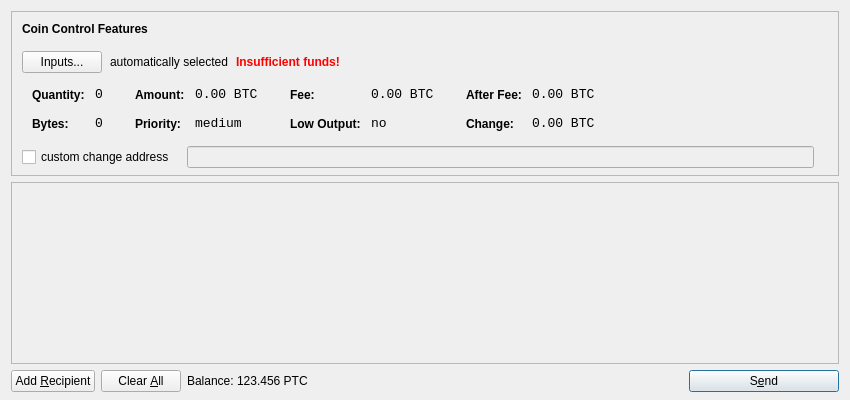
<?xml version="1.0" encoding="UTF-8"?>
<ui version="4.0">
 <class>SendCoinsDialog</class>
 <widget class="QDialog" name="SendCoinsDialog">
  <property name="geometry">
   <rect>
    <x>0</x>
    <y>0</y>
    <width>850</width>
    <height>400</height>
   </rect>
  </property>
  <property name="windowTitle">
   <string>Send Coins</string>
  </property>
  <layout class="QVBoxLayout" name="verticalLayout" stretch="0,1,0">
   <property name="bottomMargin">
    <number>8</number>
   </property>
   <item>
    <widget class="QFrame" name="frameCoinControl">
     <property name="sizePolicy">
      <sizepolicy hsizetype="Expanding" vsizetype="Expanding">
       <horstretch>0</horstretch>
       <verstretch>0</verstretch>
      </sizepolicy>
     </property>
     <property name="maximumSize">
      <size>
       <width>16777215</width>
       <height>16777215</height>
      </size>
     </property>
     <property name="frameShape">
      <enum>QFrame::StyledPanel</enum>
     </property>
     <property name="frameShadow">
      <enum>QFrame::Sunken</enum>
     </property>
     <layout class="QVBoxLayout" name="verticalLayoutCoinControl2">
      <property name="spacing">
       <number>-1</number>
      </property>
      <property name="leftMargin">
       <number>0</number>
      </property>
      <property name="topMargin">
       <number>0</number>
      </property>
      <property name="rightMargin">
       <number>0</number>
      </property>
      <property name="bottomMargin">
       <number>6</number>
      </property>
      <item>
       <layout class="QVBoxLayout" name="verticalLayoutCoinControl" stretch="0,0,0,0,1">
        <property name="spacing">
         <number>0</number>
        </property>
        <property name="leftMargin">
         <number>10</number>
        </property>
        <property name="topMargin">
         <number>10</number>
        </property>
        <item>
         <layout class="QHBoxLayout" name="horizontalLayoutCoinControl1">
          <property name="bottomMargin">
           <number>15</number>
          </property>
          <item>
           <widget class="QLabel" name="labelCoinControlFeatures">
            <property name="sizePolicy">
             <sizepolicy hsizetype="Preferred" vsizetype="Maximum">
              <horstretch>0</horstretch>
              <verstretch>0</verstretch>
             </sizepolicy>
            </property>
            <property name="font">
             <font>
              <weight>75</weight>
              <bold>true</bold>
             </font>
            </property>
            <property name="styleSheet">
             <string notr="true">font-weight:bold;</string>
            </property>
            <property name="text">
             <string>Coin Control Features</string>
            </property>
           </widget>
          </item>
         </layout>
        </item>
        <item>
         <layout class="QHBoxLayout" name="horizontalLayoutCoinControl2" stretch="0,0,0,0">
          <property name="spacing">
           <number>8</number>
          </property>
          <property name="bottomMargin">
           <number>10</number>
          </property>
          <item>
           <widget class="QPushButton" name="pushButtonCoinControl">
            <property name="styleSheet">
             <string notr="true"/>
            </property>
            <property name="text">
             <string>Inputs...</string>
            </property>
           </widget>
          </item>
          <item>
           <widget class="QLabel" name="labelCoinControlAutomaticallySelected">
            <property name="text">
             <string>automatically selected</string>
            </property>
            <property name="margin">
             <number>5</number>
            </property>
           </widget>
          </item>
          <item>
           <widget class="QLabel" name="labelCoinControlInsuffFunds">
            <property name="font">
             <font>
              <weight>75</weight>
              <bold>true</bold>
             </font>
            </property>
            <property name="styleSheet">
             <string notr="true">color:red;font-weight:bold;</string>
            </property>
            <property name="text">
             <string>Insufficient funds!</string>
            </property>
            <property name="margin">
             <number>5</number>
            </property>
           </widget>
          </item>
          <item>
           <spacer name="horizontalSpacerCoinControl">
            <property name="orientation">
             <enum>Qt::Horizontal</enum>
            </property>
            <property name="sizeHint" stdset="0">
             <size>
              <width>40</width>
              <height>1</height>
             </size>
            </property>
           </spacer>
          </item>
         </layout>
        </item>
        <item>
         <widget class="QWidget" name="widgetCoinControl" native="true">
          <property name="sizePolicy">
           <sizepolicy hsizetype="Preferred" vsizetype="Preferred">
            <horstretch>0</horstretch>
            <verstretch>0</verstretch>
           </sizepolicy>
          </property>
          <property name="minimumSize">
           <size>
            <width>0</width>
            <height>0</height>
           </size>
          </property>
          <property name="styleSheet">
           <string notr="true"/>
          </property>
          <layout class="QHBoxLayout" name="horizontalLayoutCoinControl5">
           <property name="margin">
            <number>0</number>
           </property>
           <item>
            <layout class="QHBoxLayout" name="horizontalLayoutCoinControl3" stretch="0,0,0,1">
             <property name="spacing">
              <number>20</number>
             </property>
             <property name="topMargin">
              <number>0</number>
             </property>
             <property name="bottomMargin">
              <number>10</number>
             </property>
             <item>
              <layout class="QFormLayout" name="formLayoutCoinControl1">
               <property name="horizontalSpacing">
                <number>10</number>
               </property>
               <property name="verticalSpacing">
                <number>14</number>
               </property>
               <property name="leftMargin">
                <number>10</number>
               </property>
               <property name="topMargin">
                <number>4</number>
               </property>
               <property name="rightMargin">
                <number>6</number>
               </property>
               <item row="0" column="0">
                <widget class="QLabel" name="labelCoinControlQuantityText">
                 <property name="styleSheet">
                  <string notr="true">font-weight:bold;</string>
                 </property>
                 <property name="text">
                  <string>Quantity:</string>
                 </property>
                 <property name="margin">
                  <number>0</number>
                 </property>
                </widget>
               </item>
               <item row="0" column="1">
                <widget class="QLabel" name="labelCoinControlQuantity">
                 <property name="font">
                  <font>
                   <family>Monospace</family>
                   <pointsize>10</pointsize>
                  </font>
                 </property>
                 <property name="cursor">
                  <cursorShape>IBeamCursor</cursorShape>
                 </property>
                 <property name="contextMenuPolicy">
                  <enum>Qt::ActionsContextMenu</enum>
                 </property>
                 <property name="text">
                  <string notr="true">0</string>
                 </property>
                 <property name="margin">
                  <number>0</number>
                 </property>
                 <property name="textInteractionFlags">
                  <set>Qt::LinksAccessibleByMouse|Qt::TextSelectableByKeyboard|Qt::TextSelectableByMouse</set>
                 </property>
                </widget>
               </item>
               <item row="1" column="0">
                <widget class="QLabel" name="labelCoinControlBytesText">
                 <property name="styleSheet">
                  <string notr="true">font-weight:bold;</string>
                 </property>
                 <property name="text">
                  <string>Bytes:</string>
                 </property>
                </widget>
               </item>
               <item row="1" column="1">
                <widget class="QLabel" name="labelCoinControlBytes">
                 <property name="font">
                  <font>
                   <family>Monospace</family>
                   <pointsize>10</pointsize>
                  </font>
                 </property>
                 <property name="cursor">
                  <cursorShape>IBeamCursor</cursorShape>
                 </property>
                 <property name="contextMenuPolicy">
                  <enum>Qt::ActionsContextMenu</enum>
                 </property>
                 <property name="text">
                  <string notr="true">0</string>
                 </property>
                 <property name="textInteractionFlags">
                  <set>Qt::LinksAccessibleByMouse|Qt::TextSelectableByKeyboard|Qt::TextSelectableByMouse</set>
                 </property>
                </widget>
               </item>
              </layout>
             </item>
             <item>
              <layout class="QFormLayout" name="formLayoutCoinControl2">
               <property name="horizontalSpacing">
                <number>10</number>
               </property>
               <property name="verticalSpacing">
                <number>14</number>
               </property>
               <property name="leftMargin">
                <number>6</number>
               </property>
               <property name="topMargin">
                <number>4</number>
               </property>
               <property name="rightMargin">
                <number>6</number>
               </property>
               <item row="0" column="0">
                <widget class="QLabel" name="labelCoinControlAmountText">
                 <property name="styleSheet">
                  <string notr="true">font-weight:bold;</string>
                 </property>
                 <property name="text">
                  <string>Amount:</string>
                 </property>
                 <property name="margin">
                  <number>0</number>
                 </property>
                </widget>
               </item>
               <item row="0" column="1">
                <widget class="QLabel" name="labelCoinControlAmount">
                 <property name="font">
                  <font>
                   <family>Monospace</family>
                   <pointsize>10</pointsize>
                  </font>
                 </property>
                 <property name="cursor">
                  <cursorShape>IBeamCursor</cursorShape>
                 </property>
                 <property name="contextMenuPolicy">
                  <enum>Qt::ActionsContextMenu</enum>
                 </property>
                 <property name="text">
                  <string notr="true">0.00 BTC</string>
                 </property>
                 <property name="textInteractionFlags">
                  <set>Qt::LinksAccessibleByMouse|Qt::TextSelectableByKeyboard|Qt::TextSelectableByMouse</set>
                 </property>
                </widget>
               </item>
               <item row="1" column="0">
                <widget class="QLabel" name="labelCoinControlPriorityText">
                 <property name="styleSheet">
                  <string notr="true">font-weight:bold;</string>
                 </property>
                 <property name="text">
                  <string>Priority:</string>
                 </property>
                </widget>
               </item>
               <item row="1" column="1">
                <widget class="QLabel" name="labelCoinControlPriority">
                 <property name="font">
                  <font>
                   <family>Monospace</family>
                   <pointsize>10</pointsize>
                  </font>
                 </property>
                 <property name="cursor">
                  <cursorShape>IBeamCursor</cursorShape>
                 </property>
                 <property name="contextMenuPolicy">
                  <enum>Qt::ActionsContextMenu</enum>
                 </property>
                 <property name="text">
                  <string>medium</string>
                 </property>
                 <property name="textInteractionFlags">
                  <set>Qt::LinksAccessibleByMouse|Qt::TextSelectableByKeyboard|Qt::TextSelectableByMouse</set>
                 </property>
                </widget>
               </item>
              </layout>
             </item>
             <item>
              <layout class="QFormLayout" name="formLayoutCoinControl3">
               <property name="horizontalSpacing">
                <number>10</number>
               </property>
               <property name="verticalSpacing">
                <number>14</number>
               </property>
               <property name="leftMargin">
                <number>6</number>
               </property>
               <property name="topMargin">
                <number>4</number>
               </property>
               <property name="rightMargin">
                <number>6</number>
               </property>
               <item row="0" column="0">
                <widget class="QLabel" name="labelCoinControlFeeText">
                 <property name="styleSheet">
                  <string notr="true">font-weight:bold;</string>
                 </property>
                 <property name="text">
                  <string>Fee:</string>
                 </property>
                 <property name="margin">
                  <number>0</number>
                 </property>
                </widget>
               </item>
               <item row="0" column="1">
                <widget class="QLabel" name="labelCoinControlFee">
                 <property name="font">
                  <font>
                   <family>Monospace</family>
                   <pointsize>10</pointsize>
                  </font>
                 </property>
                 <property name="cursor">
                  <cursorShape>IBeamCursor</cursorShape>
                 </property>
                 <property name="contextMenuPolicy">
                  <enum>Qt::ActionsContextMenu</enum>
                 </property>
                 <property name="text">
                  <string notr="true">0.00 BTC</string>
                 </property>
                 <property name="textInteractionFlags">
                  <set>Qt::LinksAccessibleByMouse|Qt::TextSelectableByKeyboard|Qt::TextSelectableByMouse</set>
                 </property>
                </widget>
               </item>
               <item row="1" column="0">
                <widget class="QLabel" name="labelCoinControlLowOutputText">
                 <property name="styleSheet">
                  <string notr="true">font-weight:bold;</string>
                 </property>
                 <property name="text">
                  <string>Low Output:</string>
                 </property>
                </widget>
               </item>
               <item row="1" column="1">
                <widget class="QLabel" name="labelCoinControlLowOutput">
                 <property name="font">
                  <font>
                   <family>Monospace</family>
                   <pointsize>10</pointsize>
                  </font>
                 </property>
                 <property name="cursor">
                  <cursorShape>IBeamCursor</cursorShape>
                 </property>
                 <property name="contextMenuPolicy">
                  <enum>Qt::ActionsContextMenu</enum>
                 </property>
                 <property name="text">
                  <string>no</string>
                 </property>
                 <property name="textInteractionFlags">
                  <set>Qt::LinksAccessibleByMouse|Qt::TextSelectableByKeyboard|Qt::TextSelectableByMouse</set>
                 </property>
                </widget>
               </item>
              </layout>
             </item>
             <item>
              <layout class="QFormLayout" name="formLayoutCoinControl4">
               <property name="horizontalSpacing">
                <number>10</number>
               </property>
               <property name="verticalSpacing">
                <number>14</number>
               </property>
               <property name="leftMargin">
                <number>6</number>
               </property>
               <property name="topMargin">
                <number>4</number>
               </property>
               <property name="rightMargin">
                <number>6</number>
               </property>
               <item row="0" column="0">
                <widget class="QLabel" name="labelCoinControlAfterFeeText">
                 <property name="styleSheet">
                  <string notr="true">font-weight:bold;</string>
                 </property>
                 <property name="text">
                  <string>After Fee:</string>
                 </property>
                 <property name="margin">
                  <number>0</number>
                 </property>
                </widget>
               </item>
               <item row="0" column="1">
                <widget class="QLabel" name="labelCoinControlAfterFee">
                 <property name="font">
                  <font>
                   <family>Monospace</family>
                   <pointsize>10</pointsize>
                  </font>
                 </property>
                 <property name="cursor">
                  <cursorShape>IBeamCursor</cursorShape>
                 </property>
                 <property name="contextMenuPolicy">
                  <enum>Qt::ActionsContextMenu</enum>
                 </property>
                 <property name="text">
                  <string notr="true">0.00 BTC</string>
                 </property>
                 <property name="textInteractionFlags">
                  <set>Qt::LinksAccessibleByMouse|Qt::TextSelectableByKeyboard|Qt::TextSelectableByMouse</set>
                 </property>
                </widget>
               </item>
               <item row="1" column="0">
                <widget class="QLabel" name="labelCoinControlChangeText">
                 <property name="styleSheet">
                  <string notr="true">font-weight:bold;</string>
                 </property>
                 <property name="text">
                  <string>Change:</string>
                 </property>
                </widget>
               </item>
               <item row="1" column="1">
                <widget class="QLabel" name="labelCoinControlChange">
                 <property name="font">
                  <font>
                   <family>Monospace</family>
                   <pointsize>10</pointsize>
                  </font>
                 </property>
                 <property name="cursor">
                  <cursorShape>IBeamCursor</cursorShape>
                 </property>
                 <property name="contextMenuPolicy">
                  <enum>Qt::ActionsContextMenu</enum>
                 </property>
                 <property name="text">
                  <string notr="true">0.00 BTC</string>
                 </property>
                 <property name="textInteractionFlags">
                  <set>Qt::LinksAccessibleByMouse|Qt::TextSelectableByKeyboard|Qt::TextSelectableByMouse</set>
                 </property>
                </widget>
               </item>
              </layout>
             </item>
            </layout>
           </item>
          </layout>
         </widget>
        </item>
        <item>
         <layout class="QHBoxLayout" name="horizontalLayoutCoinControl4" stretch="0,0,0">
          <property name="spacing">
           <number>12</number>
          </property>
          <property name="sizeConstraint">
           <enum>QLayout::SetDefaultConstraint</enum>
          </property>
          <property name="topMargin">
           <number>5</number>
          </property>
          <property name="rightMargin">
           <number>5</number>
          </property>
          <item>
           <widget class="QCheckBox" name="checkBoxCoinControlChange">
            <property name="text">
             <string>custom change address</string>
            </property>
           </widget>
          </item>
          <item>
           <widget class="QLineEdit" name="lineEditCoinControlChange">
            <property name="enabled">
             <bool>false</bool>
            </property>
            <property name="sizePolicy">
             <sizepolicy hsizetype="Expanding" vsizetype="Fixed">
              <horstretch>0</horstretch>
              <verstretch>0</verstretch>
             </sizepolicy>
            </property>
           </widget>
          </item>
          <item>
           <widget class="QLabel" name="labelCoinControlChangeLabel">
            <property name="sizePolicy">
             <sizepolicy hsizetype="Preferred" vsizetype="Expanding">
              <horstretch>0</horstretch>
              <verstretch>0</verstretch>
             </sizepolicy>
            </property>
            <property name="minimumSize">
             <size>
              <width>0</width>
              <height>0</height>
             </size>
            </property>
            <property name="text">
             <string/>
            </property>
            <property name="margin">
             <number>3</number>
            </property>
           </widget>
          </item>
         </layout>
        </item>
        <item>
         <spacer name="verticalSpacerCoinControl">
          <property name="orientation">
           <enum>Qt::Vertical</enum>
          </property>
          <property name="sizeHint" stdset="0">
           <size>
            <width>800</width>
            <height>1</height>
           </size>
          </property>
         </spacer>
        </item>
       </layout>
      </item>
     </layout>
    </widget>
   </item>
   <item>
    <widget class="QScrollArea" name="scrollArea">
     <property name="widgetResizable">
      <bool>true</bool>
     </property>
     <widget class="QWidget" name="scrollAreaWidgetContents">
      <property name="geometry">
       <rect>
        <x>0</x>
        <y>0</y>
        <width>830</width>
        <height>165</height>
       </rect>
      </property>
      <layout class="QVBoxLayout" name="verticalLayout_2">
       <property name="margin">
        <number>0</number>
       </property>
       <item>
        <layout class="QVBoxLayout" name="entries">
         <property name="spacing">
          <number>6</number>
         </property>
        </layout>
       </item>
       <item>
        <spacer name="verticalSpacer">
         <property name="orientation">
          <enum>Qt::Vertical</enum>
         </property>
         <property name="sizeHint" stdset="0">
          <size>
           <width>20</width>
           <height>40</height>
          </size>
         </property>
        </spacer>
       </item>
      </layout>
     </widget>
    </widget>
   </item>
   <item>
    <layout class="QHBoxLayout" name="horizontalLayout">
     <item>
      <widget class="QPushButton" name="addButton">
       <property name="toolTip">
        <string>Send to multiple recipients at once</string>
       </property>
       <property name="text">
        <string>Add &amp;Recipient</string>
       </property>
       <property name="icon">
        <iconset resource="../bitcoin.qrc">
         <normaloff>:/icons/add</normaloff>:/icons/add</iconset>
       </property>
       <property name="autoDefault">
        <bool>false</bool>
       </property>
      </widget>
     </item>
     <item>
      <widget class="QPushButton" name="clearButton">
       <property name="sizePolicy">
        <sizepolicy hsizetype="Minimum" vsizetype="Fixed">
         <horstretch>0</horstretch>
         <verstretch>0</verstretch>
        </sizepolicy>
       </property>
       <property name="toolTip">
        <string>Remove all transaction fields</string>
       </property>
       <property name="text">
        <string>Clear &amp;All</string>
       </property>
       <property name="icon">
        <iconset resource="../bitcoin.qrc">
         <normaloff>:/icons/remove</normaloff>:/icons/remove</iconset>
       </property>
       <property name="autoRepeatDelay">
        <number>300</number>
       </property>
       <property name="autoDefault">
        <bool>false</bool>
       </property>
      </widget>
     </item>
     <item>
      <layout class="QHBoxLayout" name="horizontalLayout_2">
       <property name="spacing">
        <number>3</number>
       </property>
       <item>
        <widget class="QLabel" name="label">
         <property name="text">
          <string>Balance:</string>
         </property>
        </widget>
       </item>
       <item>
        <widget class="QLabel" name="labelBalance">
         <property name="cursor">
          <cursorShape>IBeamCursor</cursorShape>
         </property>
         <property name="text">
          <string>123.456 PTC</string>
         </property>
         <property name="textInteractionFlags">
          <set>Qt::LinksAccessibleByMouse|Qt::TextSelectableByKeyboard|Qt::TextSelectableByMouse</set>
         </property>
        </widget>
       </item>
      </layout>
     </item>
     <item>
      <spacer name="horizontalSpacer">
       <property name="orientation">
        <enum>Qt::Horizontal</enum>
       </property>
       <property name="sizeHint" stdset="0">
        <size>
         <width>40</width>
         <height>20</height>
        </size>
       </property>
      </spacer>
     </item>
     <item>
      <widget class="QPushButton" name="sendButton">
       <property name="minimumSize">
        <size>
         <width>150</width>
         <height>0</height>
        </size>
       </property>
       <property name="toolTip">
        <string>Confirm the send action</string>
       </property>
       <property name="text">
        <string>S&amp;end</string>
       </property>
       <property name="icon">
        <iconset resource="../bitcoin.qrc">
         <normaloff>:/icons/send</normaloff>:/icons/send</iconset>
       </property>
       <property name="default">
        <bool>true</bool>
       </property>
      </widget>
     </item>
    </layout>
   </item>
  </layout>
 </widget>
 <resources>
  <include location="../bitcoin.qrc"/>
 </resources>
 <connections/>
</ui>
